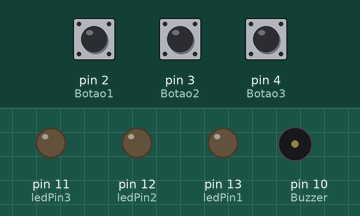
Bench run of a sketch on a simulated Arduino Uno, built with avr-gcc and run on an emulated ATmega328P. Parts: output pins drawn as LEDs (lit = HIGH), buzzer (waves = sounding). Inputs (shaded band) come from the test bench; at power-on: pin 4 (Botao3) LOW, pin 2 (Botao1) LOW, pin 3 (Botao2) LOW.

Above: at 1.2 s.
1.3 s: pin 4 (Botao3) pulled HIGH for 0.15 s
At 2.7 s:
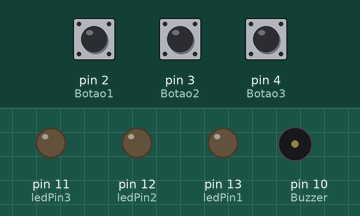
3.0 s: pin 2 (Botao1) pulled HIGH for 0.15 s
At 4.1 s:
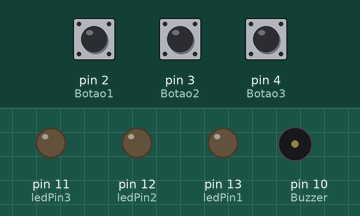
4.7 s: pin 3 (Botao2) pulled HIGH for 0.15 s
At 5.4 s:
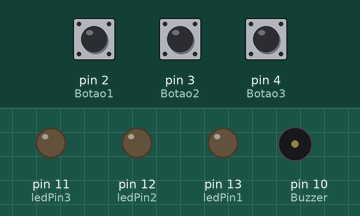
6.4 s: pin 2 (Botao1) pulled HIGH for 1 s
At 7.2 s:
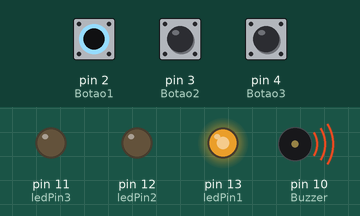
8.9 s: pin 2 (Botao1) pulled HIGH for 3.2 s
At 13.3 s:
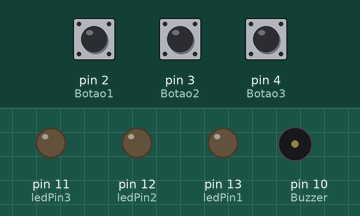
13.6 s: pin 3 (Botao2) pulled HIGH for 1 s
At 14.2 s:
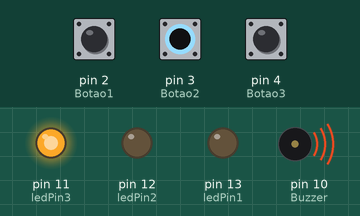
Timing chart, 0 to 16.6 s (numbered marks = the images above; inputs shaded):
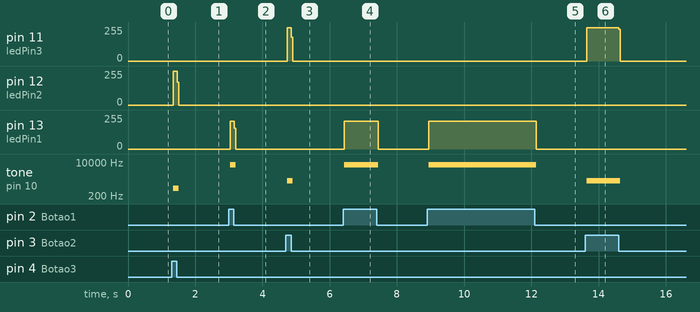

The sketch:

Projeto_5_Piano.ino
```cpp
const int ledPin1 = 13; //Define a porta D13 como LED 1
const int ledPin2 = 12; //Define a porta D12 como LED 2
const int ledPin3 = 11; //Define a porta D11 como LED 2
const int Botao1 = 2; //Define a porta D2 como botão 1
const int Botao2 = 3; //Define a porta D3 como botão 2
const int Botao3 = 4; //Define a porta D4 como botão 3
const int Buzzer = 10; //Define a porta D10 como Buzzer
int EstadoBotao1 = 0; //Estado inicial do botão1 é = 0
int EstadoBotao2 = 0; //Estado inicial do botão2 é = 0
int EstadoBotao3 = 0; //Estado inicial do botão3 é = 0
int Tom = 0; //Tom inicial é = 0
void setup() {
  pinMode(Buzzer, OUTPUT); //Define a porta do Buzzer como saída
  pinMode(ledPin1, OUTPUT); //Define a porta do LED 1 como saída
  pinMode(Botao1, INPUT); //Define a porta do botão 1 como entrada
  pinMode(ledPin2, OUTPUT); //Define a porta do LED 2 como saída
  pinMode(Botao2, INPUT); //Define a porta do botão 2 como entrada
  pinMode(ledPin3, OUTPUT); //Define a porta do LED 3 como saída
  pinMode(Botao3, INPUT); //Define a porta do botão 3 como entrada
}
void loop(){
  EstadoBotao1 = digitalRead(Botao1); //É feito a leitura do estado do botão 1
  EstadoBotao2 = digitalRead(Botao2); //É feito a leitura do estado do botão 2
  EstadoBotao3 = digitalRead(Botao3); //É feito a leitura do estado do botão 3

  //A variável abaixo irá acionar um tom do Buzzer e um Led de acordo com os estados dos botões
  if(EstadoBotao1 && !EstadoBotao2 &&
    !EstadoBotao3) {
    Tom = 50;
    digitalWrite(ledPin1, HIGH); //LED 1 liga
  }
  //A variável abaixo irá acionar um tom do Buzzer e um Led de acordo com os estados dos botões
  if(EstadoBotao2 && !EstadoBotao1 &&
    !EstadoBotao3) {
    Tom = 400;
    digitalWrite(ledPin3, HIGH); //LED 3 liga
  }
  //A variável abaixo irá acionar um tom do Buzzer e um Led de acordo com os estados dos botões
  if(EstadoBotao3 && !EstadoBotao2 &&
    !EstadoBotao1) {
    Tom = 1000;
    digitalWrite(ledPin2, HIGH); //LED 2 liga
  }
  while(Tom > 0){
    digitalWrite(Buzzer, HIGH); //Buzzer liga
    delayMicroseconds(Tom); //Tempo de espera do Tom
    digitalWrite(Buzzer, LOW); //Buzzer desliga
    delayMicroseconds(Tom); //Tempo de espera do Tom
    Tom = 0;
    digitalWrite(ledPin1, LOW); //LED 1 desliga
    digitalWrite(ledPin2, LOW); //LED 2 desliga
    digitalWrite(ledPin3, LOW); //LED 3 desliga
  }
}
```

Measured:
- after the input at 1.3 s, pin 12 (ledPin2): 0/255 → 252/255 at once, → 0/255 0.12 s later; tone on pin 10 (Buzzer): silent → 490 Hz at once, → silent 0.16 s later
- after the input at 3.0 s, pin 13 (ledPin1): 0/255 → 207/255 at once, → 0/255 0.12 s later; tone on pin 10 (Buzzer): silent → 7149 Hz at once, → silent 0.16 s later
- after the input at 4.7 s, pin 11 (ledPin3): 0/255 → 249/255 at once, → 0/255 0.12 s later; tone on pin 10 (Buzzer): silent → 1189 Hz at once, → silent 0.16 s later
- after the input at 6.4 s, pin 13 (ledPin1): 0/255 → 207/255 at once, → 0/255 1.0 s later; tone on pin 10 (Buzzer): silent → 7149 Hz at once, → silent 1.0 s later
- after the input at 8.9 s, pin 13 (ledPin1): 0/255 → 207/255 at once, → 0/255 3.2 s later; tone on pin 10 (Buzzer): silent → 7149 Hz at once, → silent 3.2 s later
- after the input at 13.6 s, pin 11 (ledPin3): 0/255 → 249/255 at once, → 0/255 0.96 s later; tone on pin 10 (Buzzer): silent → 1189 Hz at once, → silent 1.0 s later
